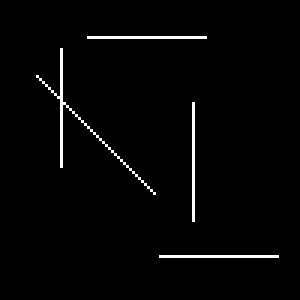
%> input picture Maps/test03.pgm, 100 x 100 px (shown 3 times larger)
$ octave --eval "result = getC('test03.pgm');"   (GNU Octave 9; MATLAB toolbox functions it lacks are replaced by stand-ins)
%> lines starting %> are read from the running program, lines starting %| are printed output that depends on the picture; in (x1, y1, x2, y2) boxes, pixels count from 0 and x2, y2 are one past the last pixel; in counts of white or black regions, pixels touching at a corner belong together; the program's own positions count from 1
### Maps/read_map.m
% map = read_map_for_dynamics
% By Geoff Hollinger, 2007
%
% Reads in a map for use in the 2D kinematics maze problem.
% Provide filename of binary pgm:
% i.e map = read_map('maze1.pgm')

function map = read_map(filename,showMap)
%> called with filename = 'test03.pgm', showMap = 0

    im = imread(filename);
%> im is the input picture: size 100x100 uint8; values 0 (black) and 1 (white), 2% white in thin lines or dots, all inside (x1, y1, x2, y2) = (12, 12, 93, 86)
    % im(find(im == 0)) = 1;
    % im(find(im == 255)) = 0;
    im = double(im);
    im = im';
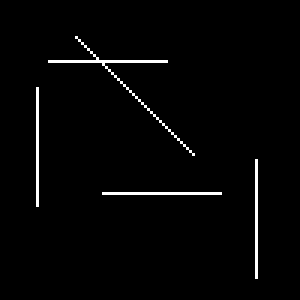
%> im: size 100x100 double (shown 3 times larger); values 0 (black) and 1 (white), 2% white in thin lines or dots, all inside (x1, y1, x2, y2) = (12, 12, 86, 93)
    map.R = size(im,1);
%> map.R = 100
    map.C = size(im,1);
%> map.C = 100
    map.cells = im;
    if showMap == 1
        imagesc(map.cells');
    end
end

### Maps/state_from_index.m
% [X,Y,DX,DY] = dynamic_state_from_index(map,index)
% By Jeremy Kubica, 2003
% Modified by Geoff Hollinger, 2007
%
% Gets the state vector for an index in a 4D dynamics problem.
% Does NO bounds checking.
function [X,Y] = state_from_index(map,index)

% find the current state from unique index
index = index - 1;
X = floor(index / map.R);
Y = mod(index, map.R);
X = X + 1;
Y = Y + 1;

### Maps/getC.m
function [C, wp_loc] = getC(mapName)
%% Get a map
showMap = 0;
map = read_map(mapName,showMap);
%> map = {R 100, C 100}
fig = figure;

%% Add waypoints
num_wp = 10;
%Find list of valid waypoints
possible_wp = [];
for stateID = 1:map.R*map.C
    [x,y] = state_from_index(map,stateID);
    if check_hit(map, x, y, 0, 0) == 0
        possible_wp(end+1) = stateID;
    end
end
%> this loop made 1 pass
%> (index in state_from_index, X in state_from_index, Y in state_from_index, x, y) on pass 1: (0, 1, 1, 1, 1)
wp_loc = datasample(possible_wp,num_wp);

%% Initialize C matrix
%This is the path cost matrix
C = zeros(num_wp);

%% Find cost from each waypoint to each waypoint
%For each waypoint
for outer = 1:length(wp_loc)
    %Find the path length from each inner waypoint to each outer waypoint
    for inner = 1:length(wp_loc)
        if wp_loc(outer) ~= wp_loc(inner)
            [path, pathLen] = runAstar2D(map, wp_loc(outer), wp_loc(inner));
        else
            pathLen = 10e6; %The path cost between a wp and itself is large to discourage taking that action
            path = wp_loc(outer);
        end
        %Update C matrix
        C(outer,inner) = pathLen;

        %Plot path
        [X, Y] = state_from_index(map,path);
        XY = [X',Y'];
        plot_path(map,XY,'Path',fig)
        hold on;
    end
end
%> (the run ends here)
